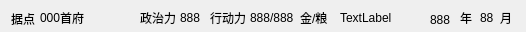
<?xml version="1.0" encoding="UTF-8"?>
<ui version="4.0">
 <class>InfoBar</class>
 <widget class="QWidget" name="InfoBar">
  <property name="geometry">
   <rect>
    <x>0</x>
    <y>0</y>
    <width>526</width>
    <height>32</height>
   </rect>
  </property>
  <property name="windowTitle">
   <string>Form</string>
  </property>
  <widget class="QLabel" name="yearLabel">
   <property name="geometry">
    <rect>
     <x>460</x>
     <y>10</y>
     <width>16</width>
     <height>16</height>
    </rect>
   </property>
   <property name="text">
    <string>年</string>
   </property>
  </widget>
  <widget class="QLabel" name="year">
   <property name="geometry">
    <rect>
     <x>430</x>
     <y>10</y>
     <width>31</width>
     <height>20</height>
    </rect>
   </property>
   <property name="text">
    <string>888</string>
   </property>
  </widget>
  <widget class="QLabel" name="monthLabel">
   <property name="geometry">
    <rect>
     <x>500</x>
     <y>10</y>
     <width>16</width>
     <height>16</height>
    </rect>
   </property>
   <property name="text">
    <string>月</string>
   </property>
  </widget>
  <widget class="QLabel" name="month">
   <property name="geometry">
    <rect>
     <x>480</x>
     <y>10</y>
     <width>16</width>
     <height>16</height>
    </rect>
   </property>
   <property name="text">
    <string>88</string>
   </property>
  </widget>
  <widget class="QLabel" name="label_2">
   <property name="geometry">
    <rect>
     <x>60</x>
     <y>10</y>
     <width>24</width>
     <height>16</height>
    </rect>
   </property>
   <property name="text">
    <string>首府</string>
   </property>
  </widget>
  <widget class="QLabel" name="cityCount">
   <property name="geometry">
    <rect>
     <x>40</x>
     <y>10</y>
     <width>31</width>
     <height>16</height>
    </rect>
   </property>
   <property name="text">
    <string>000</string>
   </property>
  </widget>
  <widget class="QLabel" name="label">
   <property name="geometry">
    <rect>
     <x>11</x>
     <y>11</y>
     <width>24</width>
     <height>16</height>
    </rect>
   </property>
   <property name="text">
    <string>据点</string>
   </property>
  </widget>
  <widget class="QLabel" name="capital">
   <property name="geometry">
    <rect>
     <x>90</x>
     <y>10</y>
     <width>41</width>
     <height>16</height>
    </rect>
   </property>
   <property name="text">
    <string/>
   </property>
  </widget>
  <widget class="QLabel" name="label_3">
   <property name="geometry">
    <rect>
     <x>140</x>
     <y>10</y>
     <width>41</width>
     <height>16</height>
    </rect>
   </property>
   <property name="text">
    <string>政治力</string>
   </property>
  </widget>
  <widget class="QLabel" name="pp">
   <property name="geometry">
    <rect>
     <x>180</x>
     <y>10</y>
     <width>21</width>
     <height>16</height>
    </rect>
   </property>
   <property name="text">
    <string>888</string>
   </property>
  </widget>
  <widget class="QLabel" name="label_4">
   <property name="geometry">
    <rect>
     <x>210</x>
     <y>10</y>
     <width>41</width>
     <height>16</height>
    </rect>
   </property>
   <property name="text">
    <string>行动力</string>
   </property>
  </widget>
  <widget class="QLabel" name="ap">
   <property name="geometry">
    <rect>
     <x>250</x>
     <y>10</y>
     <width>54</width>
     <height>16</height>
    </rect>
   </property>
   <property name="text">
    <string>888/888</string>
   </property>
  </widget>
  <widget class="QLabel" name="label_5">
   <property name="geometry">
    <rect>
     <x>300</x>
     <y>10</y>
     <width>31</width>
     <height>16</height>
    </rect>
   </property>
   <property name="text">
    <string>金/粮</string>
   </property>
  </widget>
  <widget class="QLabel" name="resource">
   <property name="geometry">
    <rect>
     <x>340</x>
     <y>10</y>
     <width>71</width>
     <height>16</height>
    </rect>
   </property>
   <property name="text">
    <string>TextLabel</string>
   </property>
  </widget>
 </widget>
 <resources/>
 <connections/>
</ui>
